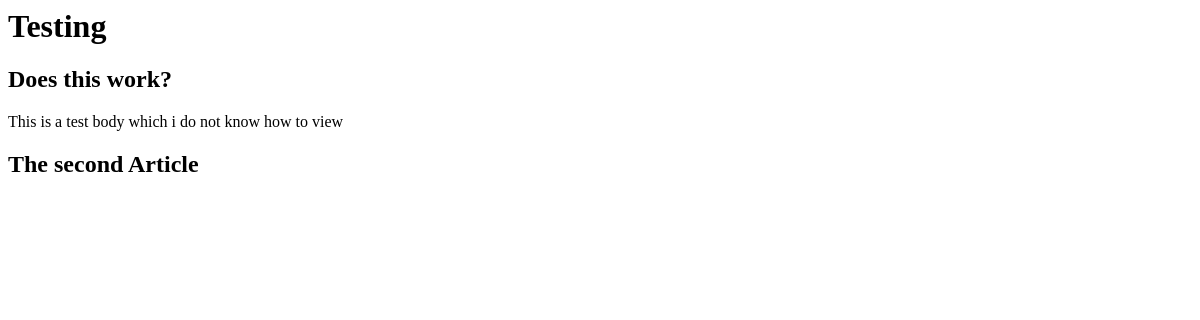
Page /article1/ on the earlier database version.
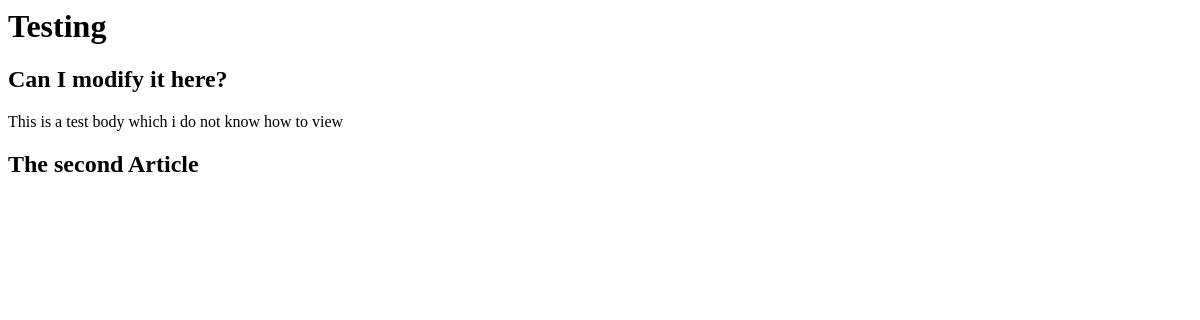
Same page on the later database version.
### app/models.py (models this page shows, shortened)
class Article(models.Model):
    title = models.CharField(max_length=100)
    slug = models.SlugField()
    body = models.TextField()
    date = models.DateTimeField(auto_now_add=True)

### app/views.py (the view)
# urls.py: path('article1/', views.article_list ),
def article_list(request):
    articles = Article.objects.all().order_by('date')
    return render(request, 'articles_list.html', {'article':articles})

### templates/articles_list.html
<h1> Testing </h1>
<div class="articles">
    {% for art in article %}
    <div class ='article'>
        <h2>  {{art.title}}   </h2>
        <p>{{art.body}} </p>
        </div>
    {%endfor%}
</div>

Differences in the rows shown:
changed Article "This is a test body which i do not know how to view": title "Does this work?" → "Can I modify it here?"
